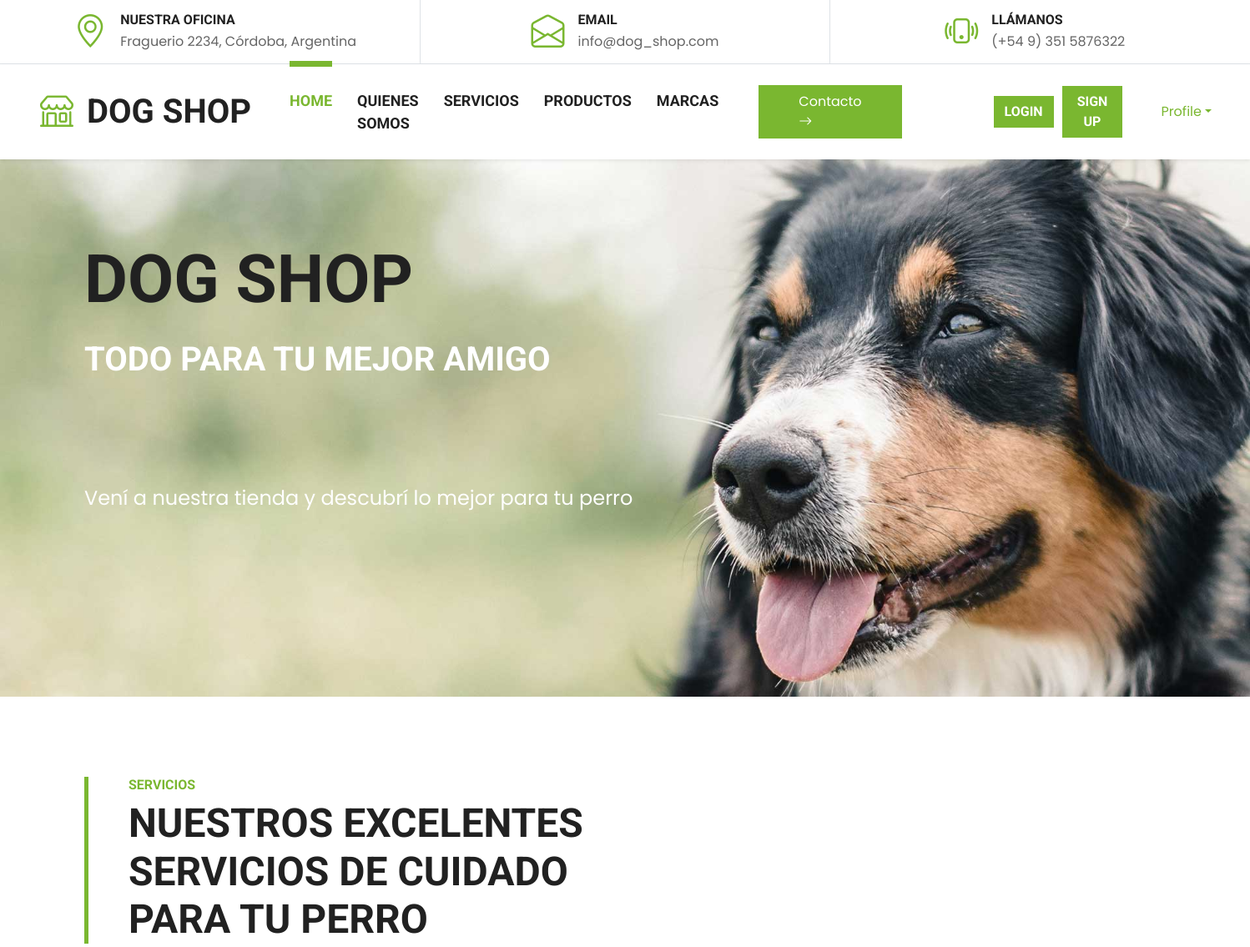
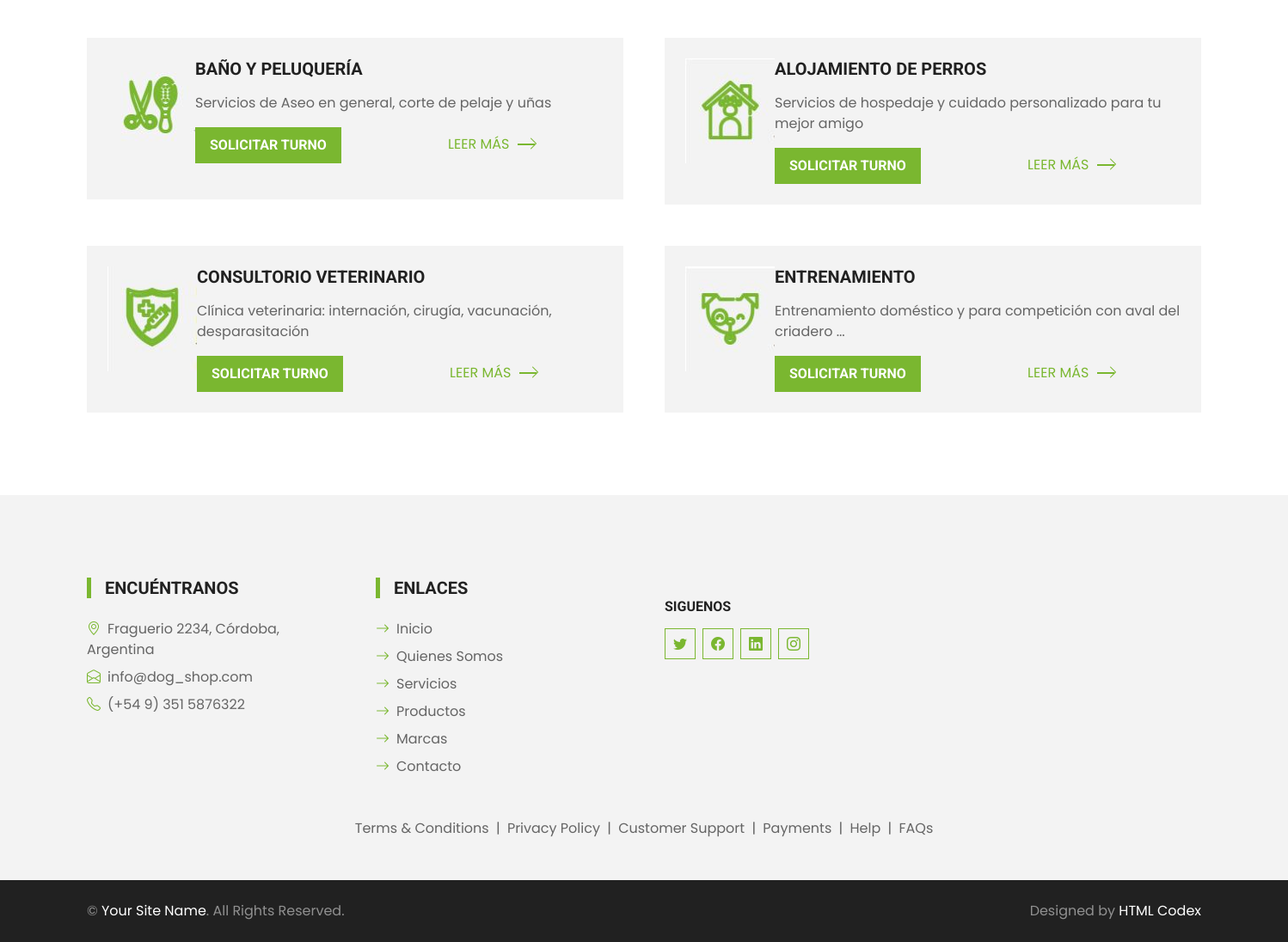
Page /dog_shop/listaServicio/ on the committed database (2 pictures, top to bottom).
### dog_shop/models.py (models this page shows)
class Servicio(models.Model):
    nombre = models.CharField(max_length=50)
    precio = models.FloatField()
    num_max_citas = models.IntegerField()
    descripcion = models.CharField(max_length=1000)
    imagen = models.ImageField(upload_to= 'servicios', null =True, blank=True)
    def __str__(self):
        return self.nombre

### dog_shop/views.py (the view)
# urls.py: path('listaServicio/', listaServicios, name= "ListaServicio"),
def listaServicios(request):
    try:
        servicios = Servicio.objects.all()
        return render(request, 'servicios.html', {'servicios':servicios})
    except:
        return render(request, 'servicios.html', {'servicios':servicios})

### dog_shop/Templates/servicios.html (shortened to what this page needs)
{% extends 'base.html' %}
{% load static %}
{% block contenido_que_cambia %}
    <div class="container-fluid py-5">
        <div class="container">
            <div class="border-start border-5 border-primary ps-5 mb-5" style="max-width: 600px;">
                <h6 class="text-primary text-uppercase">Servicios</h6>
                <h1 class="display-5 text-uppercase mb-0">NUESTROS EXCELENTES SERVICIOS DE CUIDADO PARA TU PERRO</h1>
            </div>
            <div class="row g-5">
            {% for servicio in servicios  %}
                <div class="col-md-6">
                    <div class="service-item bg-light d-flex p-4">
                        <img class="img-fluid mb-4" src="{{servicio.imagen.url}}" alt="servicio">
                        <div>
                            <h5 class="text-uppercase mb-3">{{servicio}}</h5>
                            <p>{{servicio.descripcion}}</p>
                            {% if user.is_staff %}
                                <a class="btn btn-primary py-2 px-3" href="{% url 'EditarServicio' servicio.id %}">Editar</a>
                                <a class="btn btn-primary py-2 px-3" href="{% url 'EliminarServicio' servicio.id %}">Eliminar</a>
                                <a style= "padding-left: 120px" class="text-primary text-uppercase" href="{% url 'LeerMasServicios' servicio.id %}">Leer más<i class="bi bi-chevron-right"></i></a>
                            {% else %}
                                <a class="btn btn-primary py-2 px-3" href="">Solicitar Turno</a>
                                <a style= "padding-left: 120px" class="text-primary text-uppercase" href="{% url 'LeerMasServicios' servicio.id %}">Leer más<i class="bi bi-chevron-right"></i></a>
                            {% endif %}
                        </div>
                    </div>
                </div>
            {% endfor %}
                </div>
            </div>
        </div>
{% endblock contenido_que_cambia %}

### dog_shop/static/css/style.css (style rules this page uses)
:root { --primary: #7AB730; --secondary: #FFD33C; --light: #F3F3F3; --dark: #212121; }
.btn { font-family: 'Roboto', sans-serif; text-transform: uppercase; font-weight: 700; transition: .5s; }
.btn-primary { color: #FFFFFF; }
.service-item a i { position: relative; padding-left: 20px; transition: .3s; }
.service-item a i::after { position: absolute; content: ""; width: 20px; height: 2px; top: 50%; left: 10px; margin-top: -1px; background: var(--primary); transition: .3s; }

### rows in the picture
Servicio: imagen (picture), nombre "BAÑO Y PELUQUERÍA", descripcion "Servicios de Aseo en general, corte de pelaje y uñas"
Servicio: imagen (picture), nombre "ALOJAMIENTO DE PERROS", descripcion "Servicios de hospedaje y cuidado personalizado para tu mejor amigo"
Servicio: imagen (picture), nombre "CONSULTORIO VETERINARIO", descripcion "Clínica veterinaria: internación, cirugía, vacunación, desparasitación"
Servicio: imagen (picture), nombre "ENTRENAMIENTO", descripcion "Entrenamiento doméstico y para competición con aval del criadero ..."
